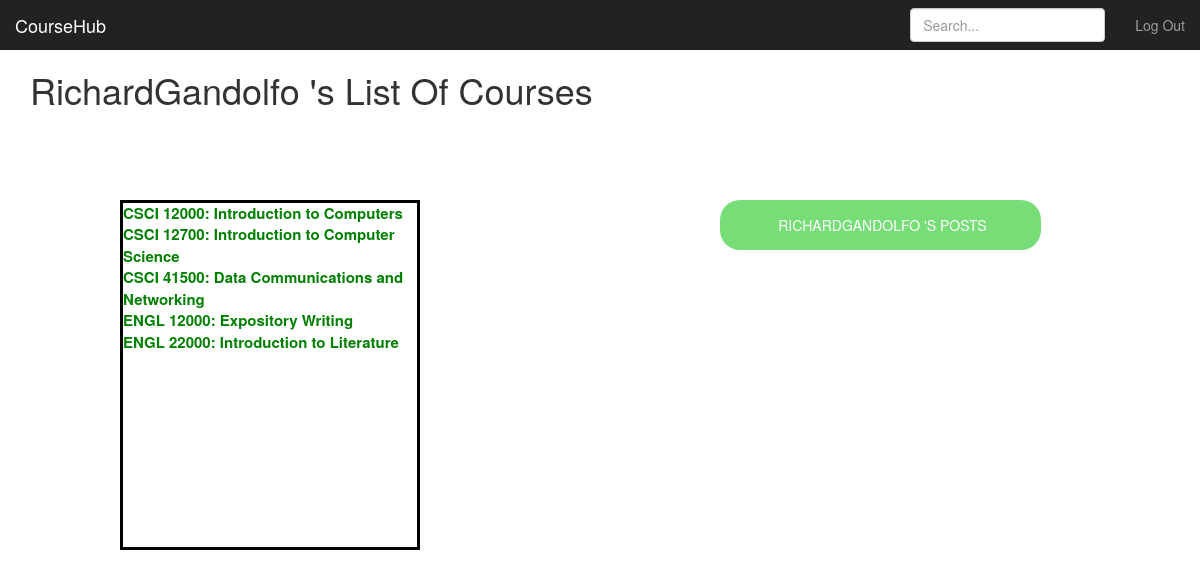
Screenshot of /user/2 (signed in) with the database file from the repository.
### coursehubapp.py (models this page shows, shortened)
class User(UserMixin, db.Model):
    __tablename__ = 'user'
    id = db.Column(db.Integer, primary_key=True)
    username = db.Column(db.String(15), unique=True, nullable=False)
    email = db.Column(db.String(50), unique=True, nullable=False)
    password = db.Column(db.String(80), nullable=False)
    post = db.relationship('Post', backref='user', lazy='dynamic')
    comment = db.relationship('Comment', backref='user', lazy='dynamic')
    courses = db.relationship('Course', secondary=students_courses, backref=db.backref('students'), lazy='dynamic')

class Course(db.Model):
    __tablename__ = 'course'
    id = db.Column(db.Integer, primary_key=True)
    course_name = db.Column(db.String(100), nullable=False)
    subject_id = db.Column(db.Integer, db.ForeignKey('subject.id'), nullable=False)
    post = db.relationship('Post', backref='course', lazy='dynamic')

### coursehubapp.py (the view)
@app.route('/user/<user_id>')
@login_required
def user(user_id):
    user = User.query.filter(User.id == user_id).first()
    context = {
        'course': Course.query.filter(Course.students.any(id=user.id)).all(),
    }
    return render_template('user.html', user_id=user_id, **context, user=user)

### coursehubapp.py (called while the page is built)
@login_manager.user_loader
def load_user(user_id):
    return User.query.get(int(user_id))

### templates/user.html (shortened to what this page needs)
{% extends "bootstrap/base.html" %}
{% block styles %}
{{super()}}
<link rel="stylesheet" href="{{url_for('.static', filename='userspage.css')}}">
{% endblock %}
{% block content %}
    <nav class="navbar navbar-inverse navbar-fixed-top">
      <div class="container-fluid">
        <div class="navbar-header">
          <a class="navbar-brand" href="#">CourseHub</a>
        </div>
        <div id="navbar" class="navbar-collapse collapse">
          <ul class="nav navbar-nav navbar-right">
            <li><a href="{{ url_for('logout') }}">Log Out</a></li>
          </ul>
          <form class="navbar-form navbar-right">
            <input type="text" class="form-control" placeholder="Search...">
          </form>
        </div>
      </div>
    </nav>
    <div class="userscourses">
      <div class="container">
        <div class="starter-template">
          <h1> {{user.username}} 's List Of Courses</h1>
        </div>
      </div>
      <div class = "courseSB">
         {% for courses in course %}
              <a name="usercourse" style="color:green; font-weight:bold; font-size:15px;" href="{{ url_for('course', course_id=courses.id)}}">{{ courses.course_name }}</a><br>
            {% endfor %}
      </div>
        <a href="{{url_for('usercenter',username = user.username, tag='post')}}">
          <input name="usercenter" type="submit" value=" {{user.username}} 's Posts"></input>
        </a>
      </div>
{% endblock %}

### static/userspage.css (style rules this page uses)
body { padding-top: 50px; }
.navbar-fixed-top { border: 0; }
div.courseSB { width: 300px; height: 350px; overflow: auto; position:absolute; top: 25%; left: 10%; border-style: solid; border-color: black; }
input[name="usercenter"] { -webkit-appearance: none; text-transform: uppercase; outline: 0; background: #77dd77; width: 26.75%; border: 0; padding: 15px; color: #FFFFFF; font-size: 14px; cursor: pointer; border-radius: 20px; position:absolute; top: 25%; left: 60%; }

### rows the page displays
User: username "RichardGandolfo", usercenter "RichardGandolfo 's Posts"
Course: course_name "CSCI 12000: Introduction to Computers"
Course: course_name "CSCI 12700: Introduction to Computer Science"
Course: course_name "CSCI 41500: Data Communications and Networking"
Course: course_name "ENGL 12000: Expository Writing"
Course: course_name "ENGL 22000: Introduction to Literature"
